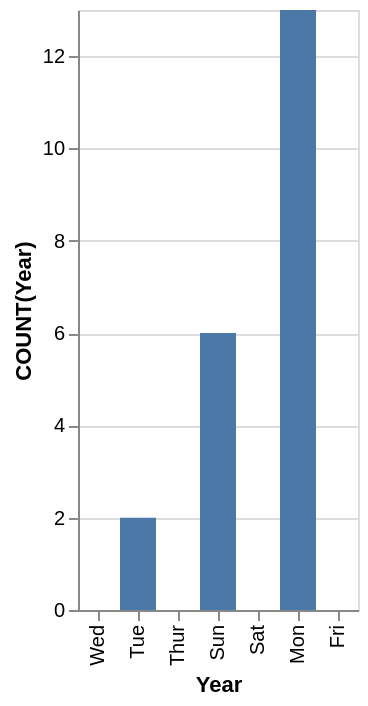

Describe this chart as a Vega-Lite specification.
### Vega-Lite specification from a JSON file in a GitHub repository (floating-point values rounded to 4 significant figures)
{"data": {"values": [{"x_data": "Mon", "y_data": 13}, {"x_data": "Tue", "y_data": 2}, {"x_data": "Wed", "y_data": 0}, {"x_data": "Thur", "y_data": 0}, {"x_data": "Fri", "y_data": 0}, {"x_data": "Sat", "y_data": 0}, {"x_data": "Sun", "y_data": 6}]}, "mark": "bar", "encoding": {"x": {"field": "x_data", "type": "nominal", "title": "Year", "sort": "descending"}, "y": {"field": "y_data", "type": "quantitative", "title": "COUNT(Year)"}}}
